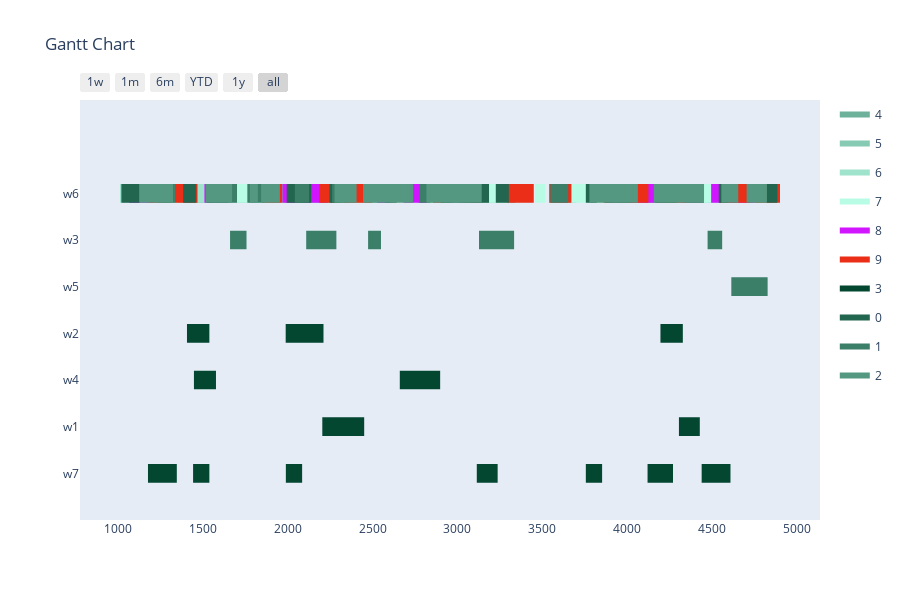

Notebook code for this chart:
### Markdown cell above
Makespan Evaluation

### Code cell
max_generations = 100
population_size = 10
offspring_amount = 20

optimizer = BaseGA(env)
optimizer.set_minimize()
optimizer.configure('makespan', 'twopointcrossover', 'roulettewheel', 'randomize')
last_time_slot = 5000
# set all delivery dates to last time slot
for order in orders:
    order[1] = last_time_slot
result, best_fitness_history, average_fitness_history, best_generation_history, feasible_gen = optimizer.optimize(orders, max_generations, earliest_time_slot, last_time_slot, population_size, offspring_amount, verbose=True)
workstation_assignments = reformat_result(result, orders, env)
visualize(workstation_assignments, best_fitness_history, average_fitness_history, best_generation_history, feasible_gen)

### Figure 1 — Plotly figure (JSON) as saved in the notebook; plotly's stock layout.template omitted (floating-point values rounded to 4 significant figures)
{"data": [{"fill": "toself", "fillcolor": "rgb(109, 177, 154)", "hoverinfo": "name", "legendgroup": "rgb(109, 177, 154)", "mode": "none", "name": "4", "type": "scatter", "x": [1093, 1193, 1193, 1093, 1093, 2766, 2858, 2858, 2766, 2766, 2051, 2243, 2243, 2051, 2051, 4087, 4327, 4327, 4087, 4087, 414, 506, 506, 414, 414, 4715, 4845, 4845, 4715, 4715, 3221, 3341, 3341, 3221, 3221, 2860, 3070, 3070, 2860, 2860, 1158, 1263, 1263, 1158, 1158, 4132, 4282, 4282, 4132, 4132, 1581, 1704, 1704, 1581, 1581, 2418, 2610, 2610, 2418, 2418, 4278, 4423, 4423, 4278, 4278, 606, 798, 798, 606, 606, 1536, 1641, 1641, 1536, 1536, 1280, 1400, 1400, 1280, 1280, 1985, 2155, 2155, 1985, 1985, 3075, 3163, 3163, 3075, 3075, 2791, 2983, 2983, 2791, 2791, 1411, 1531, 1531, 1411, 1411, 3847, 3952, 3952, 3847, 3847, 2498, 2603, 2603, 2498, 2498, 2157, 2262, 2262, 2157], "y": [5.8, 5.8, 6.2, 6.2, null, 5.8, 5.8, 6.2, 6.2, null, 5.8, 5.8, 6.2, 6.2, null, 5.8, 5.8, 6.2, 6.2, null, 5.8, 5.8, 6.2, 6.2, null, 5.8, 5.8, 6.2, 6.2, null, 5.8, 5.8, 6.2, 6.2, null, 5.8, 5.8, 6.2, 6.2, null, 5.8, 5.8, 6.2, 6.2, null, 5.8, 5.8, 6.2, 6.2, null, 5.8, 5.8, 6.2, 6.2, null, 5.8, 5.8, 6.2, 6.2, null, 5.8, 5.8, 6.2, 6.2, null, 5.8, 5.8, 6.2, 6.2, null, 5.8, 5.8, 6.2, 6.2, null, 5.8, 5.8, 6.2, 6.2, null, 5.8, 5.8, 6.2, 6.2, null, 5.8, 5.8, 6.2, 6.2, null, 5.8, 5.8, 6.2, 6.2, null, 5.8, 5.8, 6.2, 6.2, null, 5.8, 5.8, 6.2, 6.2, null, 5.8, 5.8, 6.2, 6.2, null, 5.8, 5.8, 6.2, 6.2]}, {"fill": "toself", "fillcolor": "rgb(134, 202, 179)", "hoverinfo": "name", "legendgroup": "rgb(134, 202, 179)", "mode": "none", "name": "5", "type": "scatter", "x": [1433, 1520, 1520, 1433, 1433, 1906, 2071, 2071, 1906, 1906, 4394, 4558, 4558, 4394, 4394, 3891, 4033, 4033, 3891, 3891, 3042, 3292, 3292, 3042, 3042, 1681, 1906, 1906, 1681, 1681, 4286, 4362, 4362, 4286, 4286, 578, 714, 714, 578, 578, 4042, 4184, 4184, 4042, 4042, 3083, 3149, 3149, 3083, 3083, 3565, 3701, 3701, 3565, 3565, 4265, 4420, 4420, 4265, 4265, 2177, 2402, 2402, 2177, 2177, 268, 364, 364, 268, 268, 2907, 3049, 3049, 2907], "y": [5.8, 5.8, 6.2, 6.2, null, 5.8, 5.8, 6.2, 6.2, null, 5.8, 5.8, 6.2, 6.2, null, 5.8, 5.8, 6.2, 6.2, null, 5.8, 5.8, 6.2, 6.2, null, 5.8, 5.8, 6.2, 6.2, null, 5.8, 5.8, 6.2, 6.2, null, 5.8, 5.8, 6.2, 6.2, null, 5.8, 5.8, 6.2, 6.2, null, 5.8, 5.8, 6.2, 6.2, null, 5.8, 5.8, 6.2, 6.2, null, 5.8, 5.8, 6.2, 6.2, null, 5.8, 5.8, 6.2, 6.2, null, 5.8, 5.8, 6.2, 6.2, null, 5.8, 5.8, 6.2, 6.2]}, {"fill": "toself", "fillcolor": "rgb(159, 227, 204)", "hoverinfo": "name", "legendgroup": "rgb(159, 227, 204)", "mode": "none", "name": "6", "type": "scatter", "x": [944, 1010, 1010, 944, 944, 2369, 2533, 2533, 2369, 2369, 4323, 4478, 4478, 4323, 4323, 835, 990, 990, 835, 835, 2082, 2332, 2332, 2082, 2082, 978, 1142, 1142, 978, 978, 673, 760, 760, 673, 673, 4331, 4396, 4396, 4331, 4331, 3546, 3622, 3622, 3546, 3546, 359, 455, 455, 359, 359, 224, 290, 290, 224, 224, 3088, 3233, 3233, 3088, 3088, 2791, 2964, 2964, 2791, 2791, 895, 1040, 1040, 895, 895, 1181, 1268, 1268, 1181], "y": [5.8, 5.8, 6.2, 6.2, null, 5.8, 5.8, 6.2, 6.2, null, 5.8, 5.8, 6.2, 6.2, null, 5.8, 5.8, 6.2, 6.2, null, 5.8, 5.8, 6.2, 6.2, null, 5.8, 5.8, 6.2, 6.2, null, 5.8, 5.8, 6.2, 6.2, null, 5.8, 5.8, 6.2, 6.2, null, 5.8, 5.8, 6.2, 6.2, null, 5.8, 5.8, 6.2, 6.2, null, 5.8, 5.8, 6.2, 6.2, null, 5.8, 5.8, 6.2, 6.2, null, 5.8, 5.8, 6.2, 6.2, null, 5.8, 5.8, 6.2, 6.2, null, 5.8, 5.8, 6.2, 6.2]}, {"fill": "toself", "fillcolor": "rgb(184, 252, 229)", "hoverinfo": "name", "legendgroup": "rgb(184, 252, 229)", "mode": "none", "name": "7", "type": "scatter", "x": [3456, 3518, 3518, 3456, 3456, 4734, 4849, 4849, 4734, 4734, 642, 832, 832, 642, 642, 697, 794, 794, 697, 697, 536, 666, 666, 536, 536, 4418, 4568, 4568, 4418, 4418, 1704, 1894, 1894, 1704, 1704, 3673, 3803, 3803, 3673, 3673, 3003, 3065, 3065, 3003, 3003, 2823, 2933, 2933, 2823, 2823, 1114, 1304, 1304, 1114, 1114, 2888, 3048, 3048, 2888, 2888, 1621, 1721, 1721, 1621, 1621, 3973, 4093, 4093, 3973, 3973, 3726, 3886, 3886, 3726, 3726, 652, 777, 777, 652, 652, 1770, 1900, 1900, 1770, 1770, 4322, 4512, 4512, 4322, 4322, 3769, 3879, 3879, 3769, 3769, 4171, 4324, 4324, 4171, 4171, 434, 490, 490, 434, 434, 3187, 3307, 3307, 3187, 3187, 1565, 1745, 1745, 1565], "y": [5.8, 5.8, 6.2, 6.2, null, 5.8, 5.8, 6.2, 6.2, null, 5.8, 5.8, 6.2, 6.2, null, 5.8, 5.8, 6.2, 6.2, null, 5.8, 5.8, 6.2, 6.2, null, 5.8, 5.8, 6.2, 6.2, null, 5.8, 5.8, 6.2, 6.2, null, 5.8, 5.8, 6.2, 6.2, null, 5.8, 5.8, 6.2, 6.2, null, 5.8, 5.8, 6.2, 6.2, null, 5.8, 5.8, 6.2, 6.2, null, 5.8, 5.8, 6.2, 6.2, null, 5.8, 5.8, 6.2, 6.2, null, 5.8, 5.8, 6.2, 6.2, null, 5.8, 5.8, 6.2, 6.2, null, 5.8, 5.8, 6.2, 6.2, null, 5.8, 5.8, 6.2, 6.2, null, 5.8, 5.8, 6.2, 6.2, null, 5.8, 5.8, 6.2, 6.2, null, 5.8, 5.8, 6.2, 6.2, null, 5.8, 5.8, 6.2, 6.2, null, 5.8, 5.8, 6.2, 6.2, null, 5.8, 5.8, 6.2, 6.2]}, {"fill": "toself", "fillcolor": "rgb(209, 21, 254)", "hoverinfo": "name", "legendgroup": "rgb(209, 21, 254)", "mode": "none", "name": "8", "type": "scatter", "x": [2682, 2767, 2767, 2682, 2682, 4628, 4751, 4751, 4628, 4628, 2692, 2825, 2825, 2692, 2692, 397, 541, 541, 397, 397, 4109, 4196, 4196, 4109, 4109, 3008, 3141, 3141, 3008, 3008, 733, 780, 780, 733, 733, 1508, 1641, 1641, 1508, 1508, 4024, 4079, 4079, 4024, 4024, 4496, 4572, 4572, 4496, 4496, 4323, 4387, 4387, 4323, 4323, 1967, 2052, 2052, 1967, 1967, 2090, 2235, 2235, 2090, 2090, 4043, 4168, 4168, 4043, 4043, 1063, 1207, 1207, 1063, 1063, 4363, 4449, 4449, 4363, 4363, 2526, 2603, 2603, 2526, 2526, 4576, 4701, 4701, 4576], "y": [5.8, 5.8, 6.2, 6.2, null, 5.8, 5.8, 6.2, 6.2, null, 5.8, 5.8, 6.2, 6.2, null, 5.8, 5.8, 6.2, 6.2, null, 5.8, 5.8, 6.2, 6.2, null, 5.8, 5.8, 6.2, 6.2, null, 5.8, 5.8, 6.2, 6.2, null, 5.8, 5.8, 6.2, 6.2, null, 5.8, 5.8, 6.2, 6.2, null, 5.8, 5.8, 6.2, 6.2, null, 5.8, 5.8, 6.2, 6.2, null, 5.8, 5.8, 6.2, 6.2, null, 5.8, 5.8, 6.2, 6.2, null, 5.8, 5.8, 6.2, 6.2, null, 5.8, 5.8, 6.2, 6.2, null, 5.8, 5.8, 6.2, 6.2, null, 5.8, 5.8, 6.2, 6.2, null, 5.8, 5.8, 6.2, 6.2]}, {"fill": "toself", "fillcolor": "rgb(234, 46, 23)", "hoverinfo": "name", "legendgroup": "rgb(234, 46, 23)", "mode": "none", "name": "9", "type": "scatter", "x": [3863, 4053, 4053, 3863, 3863, 2331, 2481, 2481, 2331, 2331, 3025, 3145, 3145, 3025, 3025, 1177, 1307, 1307, 1177, 1177, 1846, 1966, 1966, 1846, 1846, 4548, 4728, 4728, 4548, 4548, 832, 942, 942, 832, 832, 2372, 2497, 2497, 2372, 2372, 3297, 3450, 3450, 3297, 3297, 4237, 4367, 4367, 4237, 4237, 1332, 1462, 1462, 1332, 1332, 536, 656, 656, 536, 536, 3541, 3671, 3671, 3541, 3541, 4378, 4434, 4434, 4378, 4378, 628, 758, 758, 628, 628, 3973, 4126, 4126, 3973, 3973, 1347, 1467, 1467, 1347, 1347, 3308, 3431, 3431, 3308, 3308, 4752, 4902, 4902, 4752, 4752, 2184, 2314, 2314, 2184, 2184, 4184, 4304, 4304, 4184, 4184, 3036, 3098, 3098, 3036, 3036, 2855, 2970, 2970, 2855], "y": [5.8, 5.8, 6.2, 6.2, null, 5.8, 5.8, 6.2, 6.2, null, 5.8, 5.8, 6.2, 6.2, null, 5.8, 5.8, 6.2, 6.2, null, 5.8, 5.8, 6.2, 6.2, null, 5.8, 5.8, 6.2, 6.2, null, 5.8, 5.8, 6.2, 6.2, null, 5.8, 5.8, 6.2, 6.2, null, 5.8, 5.8, 6.2, 6.2, null, 5.8, 5.8, 6.2, 6.2, null, 5.8, 5.8, 6.2, 6.2, null, 5.8, 5.8, 6.2, 6.2, null, 5.8, 5.8, 6.2, 6.2, null, 5.8, 5.8, 6.2, 6.2, null, 5.8, 5.8, 6.2, 6.2, null, 5.8, 5.8, 6.2, 6.2, null, 5.8, 5.8, 6.2, 6.2, null, 5.8, 5.8, 6.2, 6.2, null, 5.8, 5.8, 6.2, 6.2, null, 5.8, 5.8, 6.2, 6.2, null, 5.8, 5.8, 6.2, 6.2, null, 5.8, 5.8, 6.2, 6.2, null, 5.8, 5.8, 6.2, 6.2]}, {"fill": "toself", "fillcolor": "rgb(3, 71, 48)", "hoverinfo": "name", "legendgroup": "rgb(3, 71, 48)", "mode": "none", "name": "3", "type": "scatter", "x": [667, 777, 777, 667, 667, 506, 706, 706, 506, 506, 4197, 4329, 4329, 4197, 4197, 1987, 2210, 2210, 1987, 1987, 1405, 1537, 1537, 1405, 1405, 1446, 1576, 1576, 1446, 1446, 414, 524, 524, 414, 414, 2768, 2898, 2898, 2768, 2768, 2660, 2800, 2800, 2660, 2660, 2203, 2450, 2450, 2203, 2203, 4306, 4429, 4429, 4306, 4306, 1988, 2084, 2084, 1988, 1988, 1441, 1537, 1537, 1441, 1441, 4440, 4610, 4610, 4440, 4440, 1175, 1345, 1345, 1175, 1175, 3114, 3237, 3237, 3114, 3114, 3757, 3853, 3853, 3757, 3757, 4121, 4271, 4271, 4121], "y": [3.8, 3.8, 4.2, 4.2, null, 3.8, 3.8, 4.2, 4.2, null, 2.8, 2.8, 3.2, 3.2, null, 2.8, 2.8, 3.2, 3.2, null, 2.8, 2.8, 3.2, 3.2, null, 1.8, 1.8, 2.2, 2.2, null, 1.8, 1.8, 2.2, 2.2, null, 1.8, 1.8, 2.2, 2.2, null, 1.8, 1.8, 2.2, 2.2, null, 0.8, 0.8, 1.2, 1.2, null, 0.8, 0.8, 1.2, 1.2, null, -0.2, -0.2, 0.2, 0.2, null, -0.2, -0.2, 0.2, 0.2, null, -0.2, -0.2, 0.2, 0.2, null, -0.2, -0.2, 0.2, 0.2, null, -0.2, -0.2, 0.2, 0.2, null, -0.2, -0.2, 0.2, 0.2, null, -0.2, -0.2, 0.2, 0.2]}, {"fill": "toself", "fillcolor": "rgb(34, 102, 79)", "hoverinfo": "name", "legendgroup": "rgb(34, 102, 79)", "mode": "none", "name": "0", "type": "scatter", "x": [881, 946, 946, 881, 881, 463, 540, 540, 463, 463, 1993, 2137, 2137, 1993, 1993, 4168, 4293, 4293, 4168, 4168, 3947, 4024, 4024, 3947, 3947, 1524, 1647, 1647, 1524, 1524, 3757, 3821, 3821, 3757, 3757, 4541, 4596, 4596, 4541, 4541, 2245, 2300, 2300, 2245, 2245, 3041, 3186, 3186, 3041, 3041, 2576, 2641, 2641, 2576, 2576, 2901, 2965, 2965, 2901, 2901, 3226, 3302, 3302, 3226, 3226, 1018, 1128, 1128, 1018, 1018, 3256, 3303, 3303, 3256, 3256, 1382, 1459, 1459, 1382, 1382, 3870, 3925, 3925, 3870, 3870, 4821, 4886, 4886, 4821], "y": [5.8, 5.8, 6.2, 6.2, null, 5.8, 5.8, 6.2, 6.2, null, 5.8, 5.8, 6.2, 6.2, null, 5.8, 5.8, 6.2, 6.2, null, 5.8, 5.8, 6.2, 6.2, null, 5.8, 5.8, 6.2, 6.2, null, 5.8, 5.8, 6.2, 6.2, null, 5.8, 5.8, 6.2, 6.2, null, 5.8, 5.8, 6.2, 6.2, null, 5.8, 5.8, 6.2, 6.2, null, 5.8, 5.8, 6.2, 6.2, null, 5.8, 5.8, 6.2, 6.2, null, 5.8, 5.8, 6.2, 6.2, null, 5.8, 5.8, 6.2, 6.2, null, 5.8, 5.8, 6.2, 6.2, null, 5.8, 5.8, 6.2, 6.2, null, 5.8, 5.8, 6.2, 6.2, null, 5.8, 5.8, 6.2, 6.2]}, {"fill": "toself", "fillcolor": "rgb(59, 127, 104)", "hoverinfo": "name", "legendgroup": "rgb(59, 127, 104)", "mode": "none", "name": "1", "type": "scatter", "x": [4348, 4453, 4453, 4348, 4348, 2261, 2356, 2356, 2261, 2261, 2921, 3014, 3014, 2921, 2921, 3909, 4002, 4002, 3909, 3909, 1229, 1334, 1334, 1229, 1229, 2041, 2125, 2125, 2041, 2041, 2981, 3074, 3074, 2981, 2981, 1550, 1700, 1700, 1550, 1550, 1761, 1866, 1866, 1761, 1761, 3548, 3653, 3653, 3548, 3548, 2776, 2842, 2842, 2776, 2776, 2473, 2549, 2549, 2473, 2473, 1659, 1756, 1756, 1659, 1659, 3127, 3277, 3277, 3127, 3127, 4475, 4561, 4561, 4475, 4475, 581, 759, 759, 581, 581, 2108, 2286, 2286, 2108, 2108, 3209, 3334, 3334, 3209, 3209, 783, 997, 997, 783, 783, 4615, 4829, 4829, 4615, 4615, 4619, 4739, 4739, 4619], "y": [5.8, 5.8, 6.2, 6.2, null, 5.8, 5.8, 6.2, 6.2, null, 5.8, 5.8, 6.2, 6.2, null, 5.8, 5.8, 6.2, 6.2, null, 5.8, 5.8, 6.2, 6.2, null, 5.8, 5.8, 6.2, 6.2, null, 5.8, 5.8, 6.2, 6.2, null, 5.8, 5.8, 6.2, 6.2, null, 5.8, 5.8, 6.2, 6.2, null, 5.8, 5.8, 6.2, 6.2, null, 5.8, 5.8, 6.2, 6.2, null, 4.8, 4.8, 5.2, 5.2, null, 4.8, 4.8, 5.2, 5.2, null, 4.8, 4.8, 5.2, 5.2, null, 4.8, 4.8, 5.2, 5.2, null, 4.8, 4.8, 5.2, 5.2, null, 4.8, 4.8, 5.2, 5.2, null, 4.8, 4.8, 5.2, 5.2, null, 3.8, 3.8, 4.2, 4.2, null, 3.8, 3.8, 4.2, 4.2, null, 3.8, 3.8, 4.2, 4.2]}, {"fill": "toself", "fillcolor": "rgb(84, 152, 129)", "hoverinfo": "name", "legendgroup": "rgb(84, 152, 129)", "mode": "none", "name": "2", "type": "scatter", "x": [4158, 4291, 4291, 4158, 4158, 2443, 2653, 2653, 2443, 2443, 2901, 3081, 3081, 2901, 2901, 802, 915, 915, 802, 802, 4556, 4656, 4656, 4556, 4556, 4228, 4333, 4333, 4228, 4228, 4705, 4825, 4825, 4705, 4705, 2928, 3016, 3016, 2928, 2928, 1823, 1953, 1953, 1823, 1823, 2817, 2971, 2971, 2817, 2817, 360, 480, 480, 360, 360, 4304, 4454, 4454, 4304, 4304, 2585, 2739, 2739, 2585, 2585, 215, 335, 335, 215, 215, 1323, 1515, 1515, 1323, 1323, 3934, 4064, 4064, 3934, 3934, 973, 1123, 1123, 973, 973, 3778, 4018, 4018, 3778, 3778, 3038, 3143, 3143, 3038, 3038, 2275, 2405, 2405, 2275, 2275, 1671, 1776, 1776, 1671, 1671, 643, 793, 793, 643, 643, 1842, 1972, 1972, 1842], "y": [5.8, 5.8, 6.2, 6.2, null, 5.8, 5.8, 6.2, 6.2, null, 5.8, 5.8, 6.2, 6.2, null, 5.8, 5.8, 6.2, 6.2, null, 5.8, 5.8, 6.2, 6.2, null, 5.8, 5.8, 6.2, 6.2, null, 5.8, 5.8, 6.2, 6.2, null, 5.8, 5.8, 6.2, 6.2, null, 5.8, 5.8, 6.2, 6.2, null, 5.8, 5.8, 6.2, 6.2, null, 5.8, 5.8, 6.2, 6.2, null, 5.8, 5.8, 6.2, 6.2, null, 5.8, 5.8, 6.2, 6.2, null, 5.8, 5.8, 6.2, 6.2, null, 5.8, 5.8, 6.2, 6.2, null, 5.8, 5.8, 6.2, 6.2, null, 5.8, 5.8, 6.2, 6.2, null, 5.8, 5.8, 6.2, 6.2, null, 5.8, 5.8, 6.2, 6.2, null, 5.8, 5.8, 6.2, 6.2, null, 5.8, 5.8, 6.2, 6.2, null, 5.8, 5.8, 6.2, 6.2, null, 5.8, 5.8, 6.2, 6.2]}, {"legendgroup": "rgb(109, 177, 154)", "marker": {"color": "rgb(109, 177, 154)", "opacity": 0, "size": 1}, "mode": "markers", "name": "", "showlegend": false, "text": [null, null, null, null, null, null, null, null, null, null, null, null, null, null, null, null, null, null, null, null, null, null, null, null, null, null, null, null, null, null, null, null, null, null, null, null, null, null, null, null, null, null, null, null, null, null], "type": "scatter", "x": [1093, 1193, 2766, 2858, 2051, 2243, 4087, 4327, 414, 506, 4715, 4845, 3221, 3341, 2860, 3070, 1158, 1263, 4132, 4282, 1581, 1704, 2418, 2610, 4278, 4423, 606, 798, 1536, 1641, 1280, 1400, 1985, 2155, 3075, 3163, 2791, 2983, 1411, 1531, 3847, 3952, 2498, 2603, 2157, 2262], "y": [6, 6, 6, 6, 6, 6, 6, 6, 6, 6, 6, 6, 6, 6, 6, 6, 6, 6, 6, 6, 6, 6, 6, 6, 6, 6, 6, 6, 6, 6, 6, 6, 6, 6, 6, 6, 6, 6, 6, 6, 6, 6, 6, 6, 6, 6]}, {"legendgroup": "rgb(134, 202, 179)", "marker": {"color": "rgb(134, 202, 179)", "opacity": 0, "size": 1}, "mode": "markers", "name": "", "showlegend": false, "text": [null, null, null, null, null, null, null, null, null, null, null, null, null, null, null, null, null, null, null, null, null, null, null, null, null, null, null, null, null, null], "type": "scatter", "x": [1433, 1520, 1906, 2071, 4394, 4558, 3891, 4033, 3042, 3292, 1681, 1906, 4286, 4362, 578, 714, 4042, 4184, 3083, 3149, 3565, 3701, 4265, 4420, 2177, 2402, 268, 364, 2907, 3049], "y": [6, 6, 6, 6, 6, 6, 6, 6, 6, 6, 6, 6, 6, 6, 6, 6, 6, 6, 6, 6, 6, 6, 6, 6, 6, 6, 6, 6, 6, 6]}, {"legendgroup": "rgb(159, 227, 204)", "marker": {"color": "rgb(159, 227, 204)", "opacity": 0, "size": 1}, "mode": "markers", "name": "", "showlegend": false, "text": [null, null, null, null, null, null, null, null, null, null, null, null, null, null, null, null, null, null, null, null, null, null, null, null, null, null, null, null, null, null], "type": "scatter", "x": [944, 1010, 2369, 2533, 4323, 4478, 835, 990, 2082, 2332, 978, 1142, 673, 760, 4331, 4396, 3546, 3622, 359, 455, 224, 290, 3088, 3233, 2791, 2964, 895, 1040, 1181, 1268], "y": [6, 6, 6, 6, 6, 6, 6, 6, 6, 6, 6, 6, 6, 6, 6, 6, 6, 6, 6, 6, 6, 6, 6, 6, 6, 6, 6, 6, 6, 6]}, {"legendgroup": "rgb(184, 252, 229)", "marker": {"color": "rgb(184, 252, 229)", "opacity": 0, "size": 1}, "mode": "markers", "name": "", "showlegend": false, "text": [null, null, null, null, null, null, null, null, null, null, null, null, null, null, null, null, null, null, null, null, null, null, null, null, null, null, null, null, null, null, null, null, null, null, null, null, null, null, null, null, null, null, null, null, null, null], "type": "scatter", "x": [3456, 3518, 4734, 4849, 642, 832, 697, 794, 536, 666, 4418, 4568, 1704, 1894, 3673, 3803, 3003, 3065, 2823, 2933, 1114, 1304, 2888, 3048, 1621, 1721, 3973, 4093, 3726, 3886, 652, 777, 1770, 1900, 4322, 4512, 3769, 3879, 4171, 4324, 434, 490, 3187, 3307, 1565, 1745], "y": [6, 6, 6, 6, 6, 6, 6, 6, 6, 6, 6, 6, 6, 6, 6, 6, 6, 6, 6, 6, 6, 6, 6, 6, 6, 6, 6, 6, 6, 6, 6, 6, 6, 6, 6, 6, 6, 6, 6, 6, 6, 6, 6, 6, 6, 6]}, {"legendgroup": "rgb(209, 21, 254)", "marker": {"color": "rgb(209, 21, 254)", "opacity": 0, "size": 1}, "mode": "markers", "name": "", "showlegend": false, "text": [null, null, null, null, null, null, null, null, null, null, null, null, null, null, null, null, null, null, null, null, null, null, null, null, null, null, null, null, null, null, null, null, null, null, null, null], "type": "scatter", "x": [2682, 2767, 4628, 4751, 2692, 2825, 397, 541, 4109, 4196, 3008, 3141, 733, 780, 1508, 1641, 4024, 4079, 4496, 4572, 4323, 4387, 1967, 2052, 2090, 2235, 4043, 4168, 1063, 1207, 4363, 4449, 2526, 2603, 4576, 4701], "y": [6, 6, 6, 6, 6, 6, 6, 6, 6, 6, 6, 6, 6, 6, 6, 6, 6, 6, 6, 6, 6, 6, 6, 6, 6, 6, 6, 6, 6, 6, 6, 6, 6, 6, 6, 6]}, {"legendgroup": "rgb(234, 46, 23)", "marker": {"color": "rgb(234, 46, 23)", "opacity": 0, "size": 1}, "mode": "markers", "name": "", "showlegend": false, "text": [null, null, null, null, null, null, null, null, null, null, null, null, null, null, null, null, null, null, null, null, null, null, null, null, null, null, null, null, null, null, null, null, null, null, null, null, null, null, null, null, null, null, null, null, null, null], "type": "scatter", "x": [3863, 4053, 2331, 2481, 3025, 3145, 1177, 1307, 1846, 1966, 4548, 4728, 832, 942, 2372, 2497, 3297, 3450, 4237, 4367, 1332, 1462, 536, 656, 3541, 3671, 4378, 4434, 628, 758, 3973, 4126, 1347, 1467, 3308, 3431, 4752, 4902, 2184, 2314, 4184, 4304, 3036, 3098, 2855, 2970], "y": [6, 6, 6, 6, 6, 6, 6, 6, 6, 6, 6, 6, 6, 6, 6, 6, 6, 6, 6, 6, 6, 6, 6, 6, 6, 6, 6, 6, 6, 6, 6, 6, 6, 6, 6, 6, 6, 6, 6, 6, 6, 6, 6, 6, 6, 6]}, {"legendgroup": "rgb(3, 71, 48)", "marker": {"color": "rgb(3, 71, 48)", "opacity": 0, "size": 1}, "mode": "markers", "name": "", "showlegend": false, "text": [null, null, null, null, null, null, null, null, null, null, null, null, null, null, null, null, null, null, null, null, null, null, null, null, null, null, null, null, null, null, null, null, null, null, null, null], "type": "scatter", "x": [667, 777, 506, 706, 4197, 4329, 1987, 2210, 1405, 1537, 1446, 1576, 414, 524, 2768, 2898, 2660, 2800, 2203, 2450, 4306, 4429, 1988, 2084, 1441, 1537, 4440, 4610, 1175, 1345, 3114, 3237, 3757, 3853, 4121, 4271], "y": [4, 4, 4, 4, 3, 3, 3, 3, 3, 3, 2, 2, 2, 2, 2, 2, 2, 2, 1, 1, 1, 1, 0, 0, 0, 0, 0, 0, 0, 0, 0, 0, 0, 0, 0, 0]}, {"legendgroup": "rgb(34, 102, 79)", "marker": {"color": "rgb(34, 102, 79)", "opacity": 0, "size": 1}, "mode": "markers", "name": "", "showlegend": false, "text": [null, null, null, null, null, null, null, null, null, null, null, null, null, null, null, null, null, null, null, null, null, null, null, null, null, null, null, null, null, null, null, null, null, null, null, null], "type": "scatter", "x": [881, 946, 463, 540, 1993, 2137, 4168, 4293, 3947, 4024, 1524, 1647, 3757, 3821, 4541, 4596, 2245, 2300, 3041, 3186, 2576, 2641, 2901, 2965, 3226, 3302, 1018, 1128, 3256, 3303, 1382, 1459, 3870, 3925, 4821, 4886], "y": [6, 6, 6, 6, 6, 6, 6, 6, 6, 6, 6, 6, 6, 6, 6, 6, 6, 6, 6, 6, 6, 6, 6, 6, 6, 6, 6, 6, 6, 6, 6, 6, 6, 6, 6, 6]}, {"legendgroup": "rgb(59, 127, 104)", "marker": {"color": "rgb(59, 127, 104)", "opacity": 0, "size": 1}, "mode": "markers", "name": "", "showlegend": false, "text": [null, null, null, null, null, null, null, null, null, null, null, null, null, null, null, null, null, null, null, null, null, null, null, null, null, null, null, null, null, null, null, null, null, null, null, null, null, null, null, null, null, null], "type": "scatter", "x": [4348, 4453, 2261, 2356, 2921, 3014, 3909, 4002, 1229, 1334, 2041, 2125, 2981, 3074, 1550, 1700, 1761, 1866, 3548, 3653, 2776, 2842, 2473, 2549, 1659, 1756, 3127, 3277, 4475, 4561, 581, 759, 2108, 2286, 3209, 3334, 783, 997, 4615, 4829, 4619, 4739], "y": [6, 6, 6, 6, 6, 6, 6, 6, 6, 6, 6, 6, 6, 6, 6, 6, 6, 6, 6, 6, 6, 6, 5, 5, 5, 5, 5, 5, 5, 5, 5, 5, 5, 5, 5, 5, 4, 4, 4, 4, 4, 4]}, {"legendgroup": "rgb(84, 152, 129)", "marker": {"color": "rgb(84, 152, 129)", "opacity": 0, "size": 1}, "mode": "markers", "name": "", "showlegend": false, "text": [null, null, null, null, null, null, null, null, null, null, null, null, null, null, null, null, null, null, null, null, null, null, null, null, null, null, null, null, null, null, null, null, null, null, null, null, null, null, null, null, null, null, null, null, null, null], "type": "scatter", "x": [4158, 4291, 2443, 2653, 2901, 3081, 802, 915, 4556, 4656, 4228, 4333, 4705, 4825, 2928, 3016, 1823, 1953, 2817, 2971, 360, 480, 4304, 4454, 2585, 2739, 215, 335, 1323, 1515, 3934, 4064, 973, 1123, 3778, 4018, 3038, 3143, 2275, 2405, 1671, 1776, 643, 793, 1842, 1972], "y": [6, 6, 6, 6, 6, 6, 6, 6, 6, 6, 6, 6, 6, 6, 6, 6, 6, 6, 6, 6, 6, 6, 6, 6, 6, 6, 6, 6, 6, 6, 6, 6, 6, 6, 6, 6, 6, 6, 6, 6, 6, 6, 6, 6, 6, 6]}], "layout": {"height": 600, "hovermode": "closest", "showlegend": true, "title": {"text": "Gantt Chart"}, "xaxis": {"rangeselector": {"buttons": [{"count": 7, "label": "1w", "step": "day", "stepmode": "backward"}, {"count": 1, "label": "1m", "step": "month", "stepmode": "backward"}, {"count": 6, "label": "6m", "step": "month", "stepmode": "backward"}, {"count": 1, "label": "YTD", "step": "year", "stepmode": "todate"}, {"count": 1, "label": "1y", "step": "year", "stepmode": "backward"}, {"step": "all"}]}, "showgrid": false, "type": "date", "zeroline": false}, "yaxis": {"autorange": false, "range": [-1, 8], "showgrid": false, "ticktext": ["w7", "w1", "w4", "w2", "w5", "w3", "w6"], "tickvals": [0, 1, 2, 3, 4, 5, 6], "zeroline": false}}}
